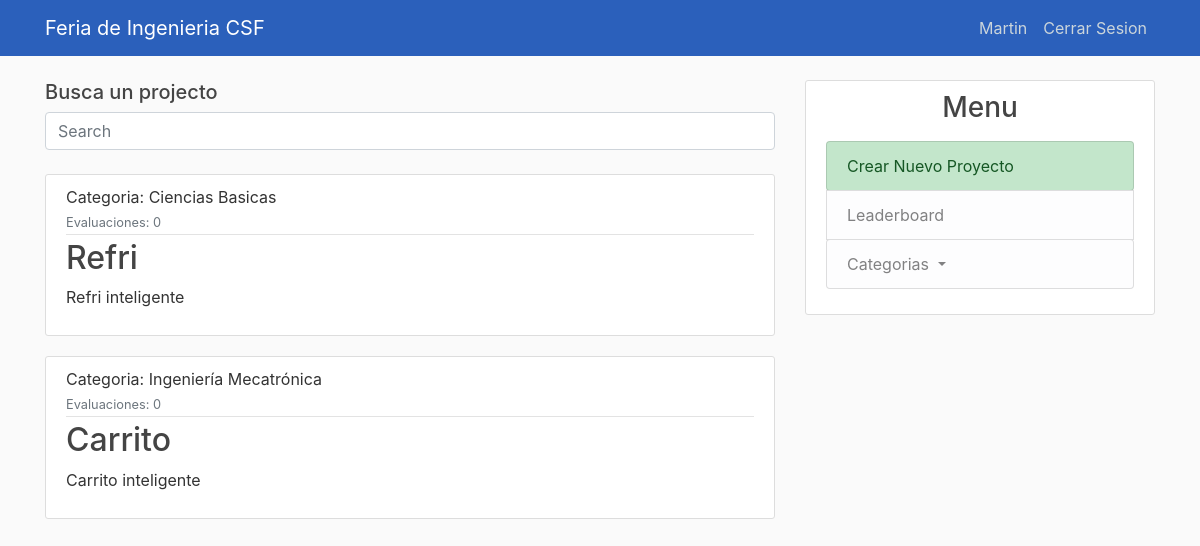
Page / (signed in) on the earlier database version.
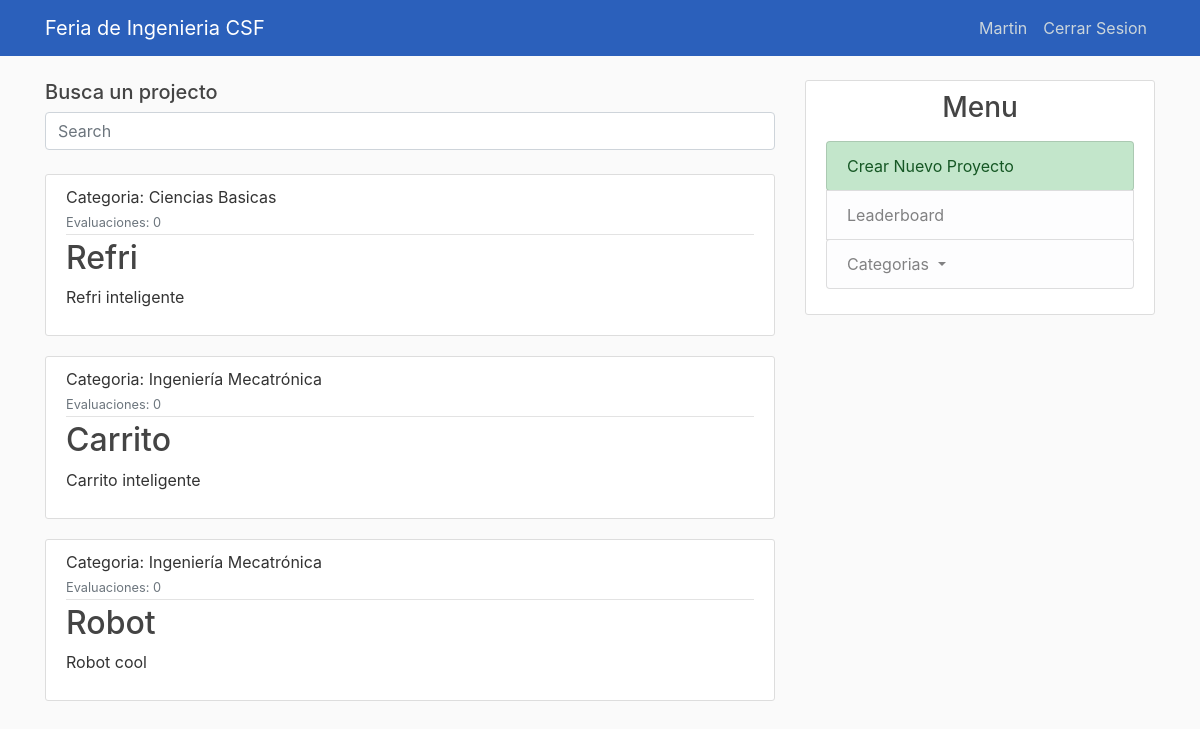
Same page on the later database version.
### feria_ing/models.py (models this page shows, shortened)
class Project(models.Model):
    id = models.IntegerField(primary_key=True)
    nombre = models.CharField(max_length=140)
    descripcion = models.TextField()
    categorias = models.ForeignKey(
        Categoria,
        on_delete = models.SET_NULL,
        null = True
    )
    requierements = models.CharField(max_length=140)
    evaluaciones = models.IntegerField()

class Categoria(models.Model):
    abreviacion = models.CharField(max_length=7, primary_key=True)
    nombre = models.CharField(max_length=100)
    num_proyectos = models.IntegerField()
    def __str__(self):
        return self.nombre

### feria_ing/views.py (the view)
# urls.py: path('', views.home, name='feria_ing-home'),
@login_required
def home(request):
    list_al = Alumno.objects.all()
    ld_user = request.user
    mat = ld_user.username.split('@')[0]
    current_user = None
    for al in list_al:
            if al.matricula == mat:
                current_user = al
    context = {
        'projects': Project.objects.all(),
        'user_current': current_user
    }
    return render(request, 'feria_ing/home.html', context)

### feria_ing/templates/feria_ing/home.html
{% extends "feria_ing/base.html" %}
{% block content %}
<h5> Busca un projecto </h5>
  <form method="GET" action = "{% url 'feria_ing-search' %}">
      <input name = "q" class="form-control" type="text" placeholder="Search" aria-label="Search">
  </form>
  <br>
    {% for project in projects %}
        <article class="media content-section">
          <div class="media-body">
            <div class="article-metadata">
                Categoria: {{ project.categorias }}
                <br>
              <small class="text-muted" >Evaluaciones: {{ project.evaluaciones }}</small>
            </div>
            <h2><a class="article-title" href="{% url 'project-detail' project.id %}">{{ project.nombre }}</a></h2>
            <p class="article-content">{{ project.descripcion }}</p>
          </div>
        </article>
    {% endfor %}
{% endblock content %}

### feria_ing/templates/feria_ing/base.html (shortened to what this page needs)
{% load static %}
<!DOCTYPE html>
<html>
<head>
    <link rel="stylesheet" href="https://maxcdn.bootstrapcdn.com/bootstrap/4.0.0/css/bootstrap.min.css">
    <link rel="stylesheet" type="text/css" href="{% static 'feria_ing/style.css' %}">
</head>
<body>
    <header class="site-header">
      <nav class="navbar navbar-expand-md navbar-dark bg-steel fixed-top">
        <div class="container">
          <a class="navbar-brand mr-4" href="{% url 'feria_ing-home' %}">Feria de Ingenieria CSF</a>
          <div class="collapse navbar-collapse" id="navbarToggle">
            <div class="navbar-nav">
              {%if user.is_authenticated %}
              <a class="nav-item nav-link" href="{% url 'profile' %}">{{user.username}}</a>
              <a class="nav-item nav-link" href="{% url 'logout' %}">Cerrar Sesion</a>
              {%else%}
                <a class="nav-item nav-link" href="{% url 'login' %}">Iniciar Sesion</a>
                <a class="nav-item nav-link" href="{% url 'register' %}">Registrarse</a>
              {%endif%}
            </div>
          </div>
        </div>
      </nav>
    </header>
    <main role="main" class="container">
      <div class="row">
        <div class="col-md-8">
          {% block content %}{% endblock %}
        </div>
        <div class="col-md-4">
          <div class="content-section">
            <h3 style="text-align: center">Menu</h3>
            <p class='text-muted'>
              <ul class="list-group">
                {% if user_current.proyecto == None %}
                <button type="button" class="btn btn-success list-group-item list-group-item-success" style="text-align:left;">Crear Nuevo Proyecto</button>
                {% endif %}
                <a class="list-group-item list-group-item-light" href="#" >Leaderboard</a>
                <div class="dropdown list-group">
                    <button class="btn btn-secondary dropdown-toggle list-group-item list-group-item-light" type="button" id="dropdownMenuButton"
                    data-toggle="dropdown" aria-haspopup="true" aria-expanded="false" style="text-align:left;">
                      Categorias
                    </button>
                  </div>
              </ul>
            </p>
          </div>
        </div>
      </div>
    </main>
</body>
</html>

### feria_ing/static/feria_ing/style.css (style rules this page uses)
body { background: #fafafa; color: #333333; margin-top: 5rem; }
h1, h2, h3, h4, h5, h6 { color: #444444; }
ul { margin: 0; }
.bg-steel { background-color: #2b60bb; }
.site-header .navbar-nav .nav-link { color: #cbd5db; }
.content-section { background: #ffffff; padding: 10px 20px; border: 1px solid #dddddd; border-radius: 3px; margin-bottom: 20px; }
.article-title { color: #444444; }
.article-content { white-space: pre-line; }
.article-metadata { padding-bottom: 1px; margin-bottom: 4px; border-bottom: 1px solid #e3e3e3 }

Differences in the rows shown:
added Project: categorias "Ingeniería Mecatrónica", evaluaciones "0", nombre "Robot", descripcion "Robot cool"
